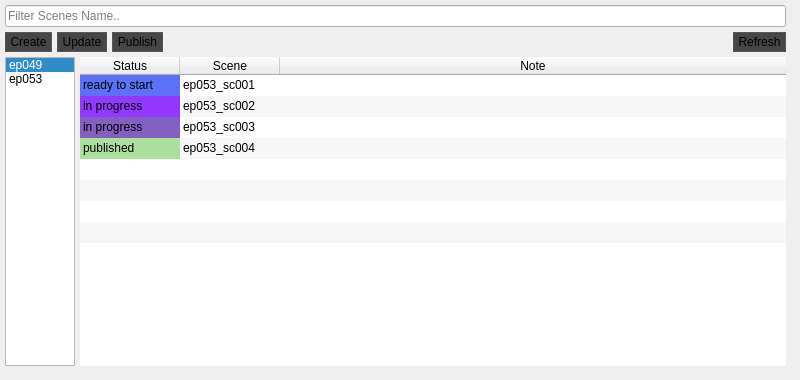
       <widget class="QWidget" name="tab_2">
        <attribute name="title">
         <string>Scenes</string>
        </attribute>
        <widget class="QWidget" name="verticalLayoutWidget">
         <property name="geometry">
          <rect>
           <x>0</x>
           <y>0</y>
           <width>791</width>
           <height>371</height>
          </rect>
         </property>
         <layout class="QVBoxLayout" name="verticalLayout_4">
          <property name="spacing">
           <number>5</number>
          </property>
          <property name="leftMargin">
           <number>5</number>
          </property>
          <property name="topMargin">
           <number>5</number>
          </property>
          <property name="rightMargin">
           <number>5</number>
          </property>
          <property name="bottomMargin">
           <number>5</number>
          </property>
          <item>
           <layout class="QHBoxLayout" name="horizontalLayout_4">
            <item>
             <widget class="QLineEdit" name="lineEdit_scenes_filter">
              <property name="sizePolicy">
               <sizepolicy hsizetype="Preferred" vsizetype="Fixed">
                <horstretch>0</horstretch>
                <verstretch>0</verstretch>
               </sizepolicy>
              </property>
              <property name="focusPolicy">
               <enum>Qt::ClickFocus</enum>
              </property>
              <property name="placeholderText">
               <string>Filter Scenes Name..</string>
              </property>
             </widget>
            </item>
           </layout>
          </item>
          <item>
           <layout class="QHBoxLayout" name="horizontalLayout_6">
            <item>
             <widget class="QToolButton" name="toolButton_sCreate">
              <property name="maximumSize">
               <size>
                <width>70</width>
                <height>25</height>
               </size>
              </property>
              <property name="focusPolicy">
               <enum>Qt::NoFocus</enum>
              </property>
              <property name="styleSheet">
               <string notr="true">border: 1px solid #575757;
background-color : #464646;</string>
              </property>
              <property name="text">
               <string>Create</string>
              </property>
              <property name="icon">
               <iconset>
                <normaloff>../../resources/icons/new_scene.png</normaloff>../../resources/icons/new_scene.png</iconset>
              </property>
              <property name="iconSize">
               <size>
                <width>20</width>
                <height>20</height>
               </size>
              </property>
              <property name="autoRepeat">
               <bool>false</bool>
              </property>
              <property name="autoExclusive">
               <bool>false</bool>
              </property>
              <property name="popupMode">
               <enum>QToolButton::DelayedPopup</enum>
              </property>
              <property name="toolButtonStyle">
               <enum>Qt::ToolButtonTextBesideIcon</enum>
              </property>
             </widget>
            </item>
            <item>
             <widget class="QToolButton" name="toolButton_sUpdate">
              <property name="maximumSize">
               <size>
                <width>70</width>
                <height>25</height>
               </size>
              </property>
              <property name="focusPolicy">
               <enum>Qt::NoFocus</enum>
              </property>
              <property name="styleSheet">
               <string notr="true">border: 1px solid #575757;
background-color : #464646;</string>
              </property>
              <property name="text">
               <string>Update</string>
              </property>
              <property name="icon">
               <iconset>
                <normaloff>../../resources/icons/update.png</normaloff>../../resources/icons/update.png</iconset>
              </property>
              <property name="iconSize">
               <size>
                <width>20</width>
                <height>20</height>
               </size>
              </property>
              <property name="toolButtonStyle">
               <enum>Qt::ToolButtonTextBesideIcon</enum>
              </property>
             </widget>
            </item>
            <item>
             <widget class="QToolButton" name="toolButton_sPublish">
              <property name="maximumSize">
               <size>
                <width>70</width>
                <height>25</height>
               </size>
              </property>
              <property name="focusPolicy">
               <enum>Qt::NoFocus</enum>
              </property>
              <property name="styleSheet">
               <string notr="true">border: 1px solid #575757;
background-color : #464646;</string>
              </property>
              <property name="text">
               <string>Publish</string>
              </property>
              <property name="icon">
               <iconset>
                <normaloff>../../resources/icons/publish.png</normaloff>../../resources/icons/publish.png</iconset>
              </property>
              <property name="iconSize">
               <size>
                <width>20</width>
                <height>20</height>
               </size>
              </property>
              <property name="toolButtonStyle">
               <enum>Qt::ToolButtonTextBesideIcon</enum>
              </property>
             </widget>
            </item>
            <item>
             <spacer name="horizontalSpacer_3">
              <property name="orientation">
               <enum>Qt::Horizontal</enum>
              </property>
              <property name="sizeType">
               <enum>QSizePolicy::Expanding</enum>
              </property>
              <property name="sizeHint" stdset="0">
               <size>
                <width>100</width>
                <height>20</height>
               </size>
              </property>
             </spacer>
            </item>
            <item>
             <widget class="QToolButton" name="toolButton_sRefresh">
              <property name="maximumSize">
               <size>
                <width>70</width>
                <height>25</height>
               </size>
              </property>
              <property name="focusPolicy">
               <enum>Qt::NoFocus</enum>
              </property>
              <property name="styleSheet">
               <string notr="true">border: 1px solid #575757;
background-color : #464646;</string>
              </property>
              <property name="text">
               <string>Refresh</string>
              </property>
              <property name="icon">
               <iconset>
                <normaloff>../../resources/icons/refresh.png</normaloff>../../resources/icons/refresh.png</iconset>
              </property>
              <property name="iconSize">
               <size>
                <width>20</width>
                <height>20</height>
               </size>
              </property>
              <property name="toolButtonStyle">
               <enum>Qt::ToolButtonTextBesideIcon</enum>
              </property>
             </widget>
            </item>
           </layout>
          </item>
          <item>
           <layout class="QHBoxLayout" name="horizontalLayout_3">
            <item>
             <widget class="QListWidget" name="listWidget_episodes">
              <property name="sizePolicy">
               <sizepolicy hsizetype="Fixed" vsizetype="Expanding">
                <horstretch>0</horstretch>
                <verstretch>0</verstretch>
               </sizepolicy>
              </property>
              <property name="maximumSize">
               <size>
                <width>70</width>
                <height>16777215</height>
               </size>
              </property>
              <property name="baseSize">
               <size>
                <width>0</width>
                <height>0</height>
               </size>
              </property>
              <property name="editTriggers">
               <set>QAbstractItemView::NoEditTriggers</set>
              </property>
              <property name="selectionBehavior">
               <enum>QAbstractItemView::SelectRows</enum>
              </property>
              <property name="currentRow">
               <number>0</number>
              </property>
              <property name="sortingEnabled">
               <bool>true</bool>
              </property>
              <item>
               <property name="text">
                <string>ep049</string>
               </property>
              </item>
              <item>
               <property name="text">
                <string>ep053</string>
               </property>
              </item>
             </widget>
            </item>
            <item>
             <widget class="QTableWidget" name="tableWidget_scenesTable">
              <property name="frameShape">
               <enum>QFrame::NoFrame</enum>
              </property>
              <property name="frameShadow">
               <enum>QFrame::Sunken</enum>
              </property>
              <property name="lineWidth">
               <number>1</number>
              </property>
              <property name="horizontalScrollBarPolicy">
               <enum>Qt::ScrollBarAsNeeded</enum>
              </property>
              <property name="sizeAdjustPolicy">
               <enum>QAbstractScrollArea::AdjustToContents</enum>
              </property>
              <property name="autoScroll">
               <bool>true</bool>
              </property>
              <property name="autoScrollMargin">
               <number>16</number>
              </property>
              <property name="editTriggers">
               <set>QAbstractItemView::NoEditTriggers</set>
              </property>
              <property name="tabKeyNavigation">
               <bool>true</bool>
              </property>
              <property name="showDropIndicator" stdset="0">
               <bool>true</bool>
              </property>
              <property name="dragDropOverwriteMode">
               <bool>true</bool>
              </property>
              <property name="alternatingRowColors">
               <bool>true</bool>
              </property>
              <property name="selectionMode">
               <enum>QAbstractItemView::ExtendedSelection</enum>
              </property>
              <property name="selectionBehavior">
               <enum>QAbstractItemView::SelectRows</enum>
              </property>
              <property name="textElideMode">
               <enum>Qt::ElideRight</enum>
              </property>
              <property name="showGrid">
               <bool>false</bool>
              </property>
              <property name="gridStyle">
               <enum>Qt::NoPen</enum>
              </property>
              <property name="sortingEnabled">
               <bool>true</bool>
              </property>
              <property name="wordWrap">
               <bool>true</bool>
              </property>
              <property name="cornerButtonEnabled">
               <bool>true</bool>
              </property>
              <attribute name="horizontalHeaderVisible">
               <bool>true</bool>
              </attribute>
              <attribute name="horizontalHeaderCascadingSectionResizes">
               <bool>false</bool>
              </attribute>
              <attribute name="horizontalHeaderDefaultSectionSize">
               <number>100</number>
              </attribute>
              <attribute name="horizontalHeaderStretchLastSection">
               <bool>true</bool>
              </attribute>
              <attribute name="verticalHeaderVisible">
               <bool>false</bool>
              </attribute>
              <attribute name="verticalHeaderCascadingSectionResizes">
               <bool>false</bool>
              </attribute>
              <attribute name="verticalHeaderMinimumSectionSize">
               <number>21</number>
              </attribute>
              <attribute name="verticalHeaderDefaultSectionSize">
               <number>21</number>
              </attribute>
              <attribute name="verticalHeaderHighlightSections">
               <bool>true</bool>
              </attribute>
              <attribute name="verticalHeaderShowSortIndicator" stdset="0">
               <bool>false</bool>
              </attribute>
              <row/>
              <row/>
              <row/>
              <row/>
              <row/>
              <row/>
              <row/>
              <row/>
              <column>
               <property name="text">
                <string>Status</string>
               </property>
              </column>
              <column>
               <property name="text">
                <string>Scene</string>
               </property>
              </column>
              <column>
               <property name="text">
                <string>Note</string>
               </property>
              </column>
              <item row="0" column="0">
               <property name="text">
                <string>ready to start</string>
               </property>
               <property name="font">
                <font>
                 <family>.AppleSystemUIFont</family>
                </font>
               </property>
               <property name="background">
                <brush brushstyle="SolidPattern">
                 <color alpha="255">
                  <red>92</red>
                  <green>113</green>
                  <blue>245</blue>
                 </color>
                </brush>
               </property>
              </item>
              <item row="0" column="1">
               <property name="text">
                <string>ep053_sc001</string>
               </property>
              </item>
              <item row="1" column="0">
               <property name="text">
                <string>in progress</string>
               </property>
               <property name="background">
                <brush brushstyle="SolidPattern">
                 <color alpha="255">
                  <red>148</red>
                  <green>55</green>
                  <blue>255</blue>
                 </color>
                </brush>
               </property>
              </item>
              <item row="1" column="1">
               <property name="text">
                <string>ep053_sc002</string>
               </property>
              </item>
              <item row="2" column="0">
               <property name="text">
                <string>in progress</string>
               </property>
               <property name="background">
                <brush brushstyle="SolidPattern">
                 <color alpha="255">
                  <red>130</red>
                  <green>95</green>
                  <blue>193</blue>
                 </color>
                </brush>
               </property>
              </item>
              <item row="2" column="1">
               <property name="text">
                <string>ep053_sc003</string>
               </property>
              </item>
              <item row="3" column="0">
               <property name="text">
                <string>published</string>
               </property>
               <property name="background">
                <brush brushstyle="SolidPattern">
                 <color alpha="128">
                  <red>96</red>
                  <green>199</green>
                  <blue>70</blue>
                 </color>
                </brush>
               </property>
              </item>
              <item row="3" column="1">
               <property name="text">
                <string>ep053_sc004</string>
               </property>
              </item>
              <item row="4" column="1">
               <property name="text">
                <string/>
               </property>
              </item>
              <item row="5" column="1">
               <property name="text">
                <string/>
               </property>
              </item>
              <item row="6" column="1">
               <property name="text">
                <string/>
               </property>
              </item>
              <item row="7" column="1">
               <property name="text">
                <string/>
               </property>
              </item>
             </widget>
            </item>
           </layout>
          </item>
         </layout>
        </widget>
       </widget>
